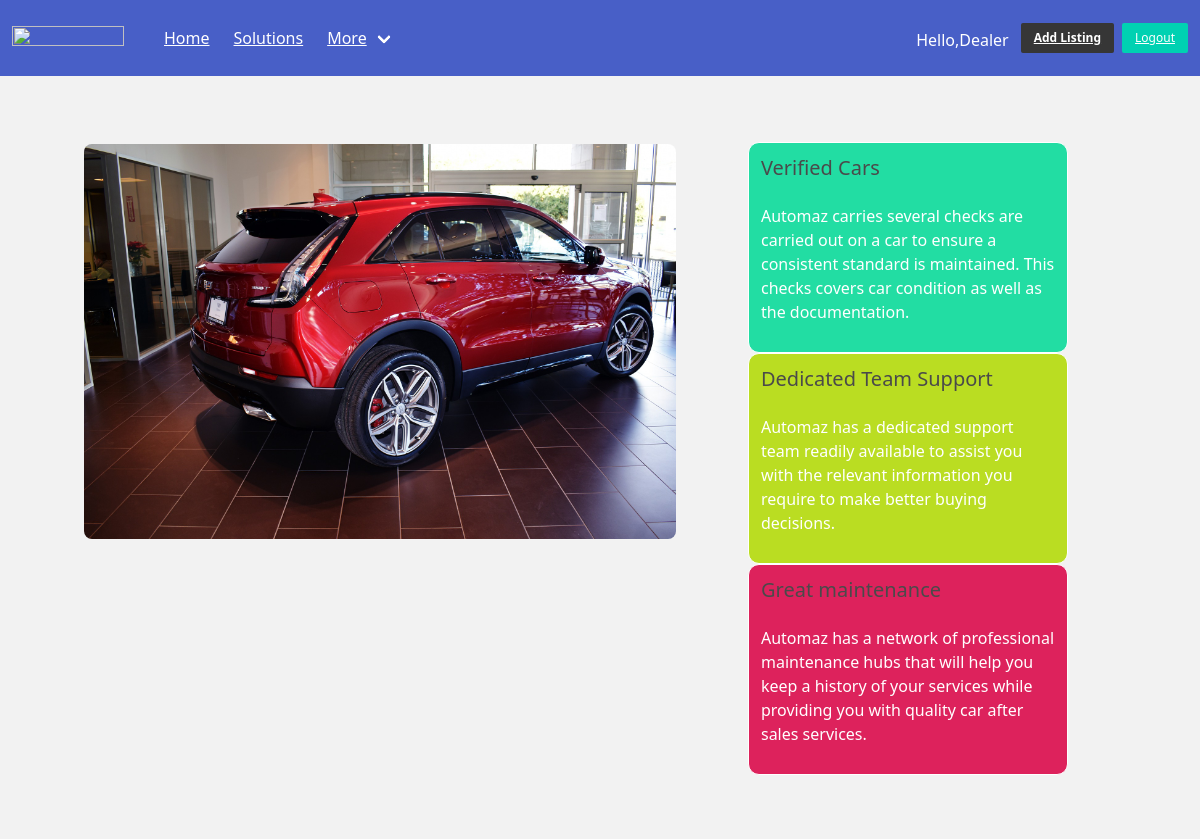
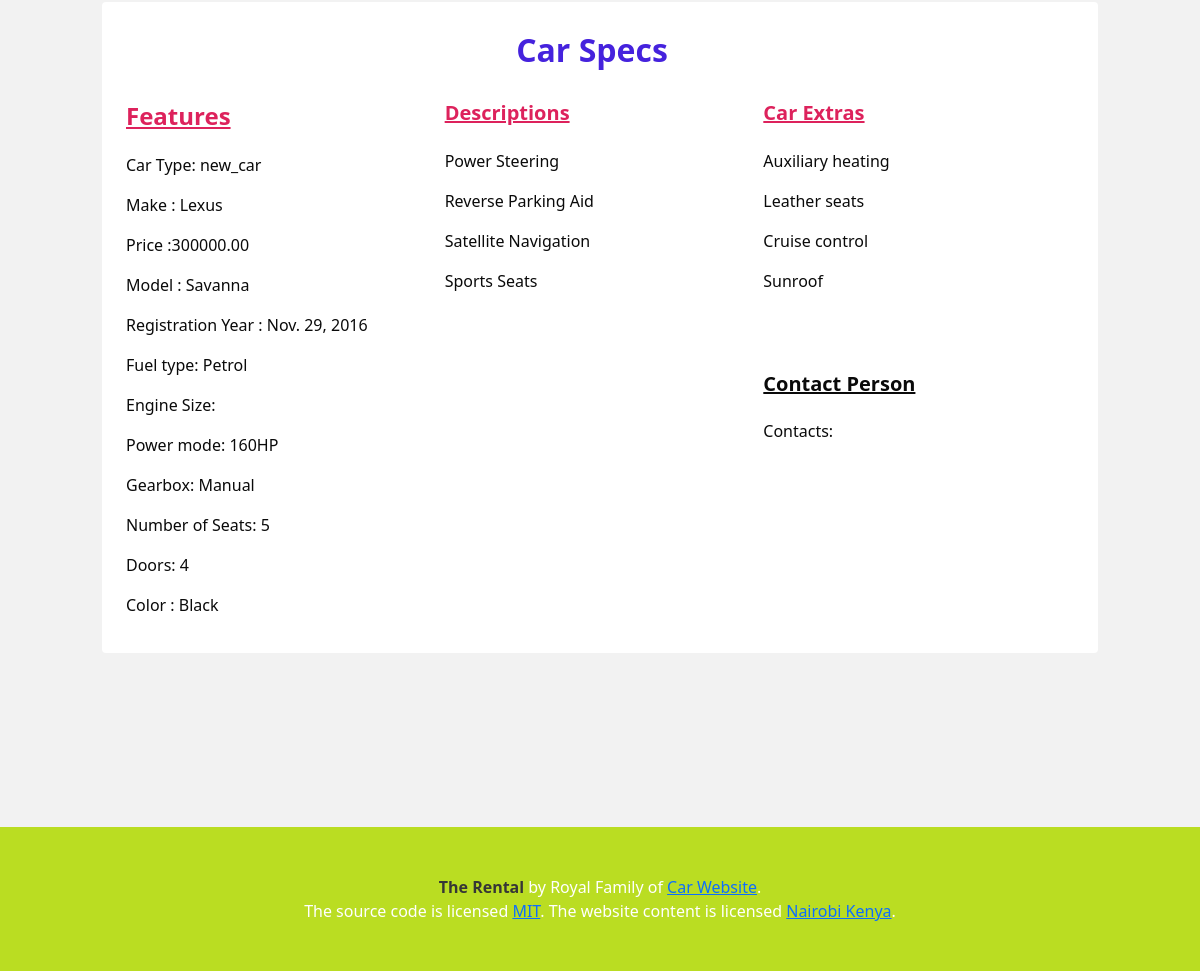
Page /cars/car/1 (signed in) on the committed database (2 pictures, top to bottom).
### accounts/models.py (models this page shows, shortened)
class CustomUser(AbstractUser):
    email = models.EmailField(_('email_address'), unique=True)

### car_fleet/models.py (models this page shows, shortened)
class Car(models.Model):
    custom_user = models.ForeignKey(CustomUser, on_delete=models.CASCADE)
    car_image = models.ImageField(upload_to ='motors', default='race.jpg')
    car_category = models.ForeignKey(Category, null=True, on_delete=models.CASCADE)
    make = models.CharField(max_length=255, choices=CAR_MAKES)
    price = models.DecimalField(max_digits=10,decimal_places=2)
    model_type = models.CharField(max_length= 255, choices=CAR_MANUFACTURER)
    release_year = models.DateField(null=True)
    fuel = models.CharField(max_length=255)
    engine_mode_size = models.CharField(max_length=255)
    power = models.CharField(max_length=255)
    gearbox = models.CharField(max_length=255)
    number_of_seats = models.IntegerField()
    doors = models.IntegerField()
    color = models.CharField(max_length=255)
    description = models.ManyToManyField(Description)
    extra =  models.ManyToManyField(CarExtra)
    slug = models.SlugField(null=True)
    contact = models.ForeignKey(Contact,on_delete=models.CASCADE, null=True)
    class Meta:
        ordering = ["-make"]

class Category(models.Model):
    name = models.CharField(max_length=255, choices=CAR_CATEGORY, default='used_car')
    slug = models.SlugField(null=True, unique= True)
    def __str__(self):
        return self.name

class Description(models.Model):
    desc_1 = models.CharField(max_length=255)
    desc_2 = models.CharField(max_length=255)
    desc_3 = models.CharField(max_length=255)
    desc_4 = models.CharField(max_length=255)
    desc_5 = models.CharField(max_length=255)

class CarExtra(models.Model):
    extra_1 = models.CharField(max_length= 30)
    extra_2 = models.CharField(max_length= 30)
    extra_3 = models.CharField(max_length= 30)
    extra_4 = models.CharField(max_length= 30)

### car_fleet/views.py (the view)
# urls.py: path('car/<int:pk>',CarDetailAccessView.as_view(), name='car'),
class CarDetailAccessView(LoginRequiredMixin, DetailView):
    model = Car
    template_name ='pages/car_detail.html'
    success_url = 'home'

### accounts/templates/pages/car_detail.html
{% extends 'main.html' %}
{% load humanize %}
{% block content %}
<section class='section is-medium'>
  <div class="container is-fullhd">
    <div class="columns">
      <div class="column is-7 is-mobile">
        <figure class="image">
          <img src ="{{object.car_image.url}}" style="border-radius:8px; heigth:50px; width:100%;" />
        </figure>
      </div>
      <div class="column is-auto">
        {% include 'search/extras.html' %}
      </div>
    </div>
  </div>
  <div class="container is-fullhd" style="padding:30px;">
    <div class="notification is-white">
      <h3 class="title is-3" style="text-align:center; padding:10px;color:#4522DD;">Car Specs</h3>
      <div class="columns">
      <div class="column is-4">
        <h4 class="title is-4" style="text-decoration:underline;color:#DD225C;">Features</h4>
        <p>Car Type: {{object.car_category}}</p>
          <p>Make : {{object.make}}</p>
          <p>Price :{{object.price}}</p>
          <p>Model : {{object.model_type}}</p>
          <p>Registration Year : {{object.release_year}}</p>
          <p>Fuel type: {{object.fuel}}</p>
          <p>Engine Size: {{object.engine_mode}}</p>
          <p>Power mode: {{object.power}}</p>
          <p>Gearbox: {{object.gearbox}}</p>
          <p>Number of Seats: {{object.number_of_seats}}</p>
          <p>Doors: {{object.doors}}</p>
          <p>Color : {{object.color}}</p>
      </div>
      <div class="column is-4">
        <h5 class="title is-5" style="text-decoration:underline;color:#DD225C;">Descriptions</h5>
        {% for e in object.description.all %}
           <p>{{e.desc_1}}</p>
           <p>{{e.desc_2}}</p>
           <p>{{e.desc_3}}</p>
           <p>{{e.desc_4}}</p>
          {% endfor%}
      </div>
      <div class="column is-4">
        <h4 class="title is-5" style="text-decoration:underline;color:#DD225C;">Car Extras</h4>
        {% for extras in object.extra.all %}
            <p>{{extras.extra_1}}</p>
            <p>{{extras.extra_2}}</p>
            <p>{{extras.extra_3}}</p>
            <p>{{extras.extra_4}}</p>
          {% endfor%}
          <h4 class="title is-5" style="text-decoration:underline;margin-top:80px;">Contact Person</h4>
           <p>Contacts:{{contacts}}</p>
      </div>
    </div>
  </div>
</section>
{% endblock content %}

### accounts/templates/main.html (shortened to what this page needs)
<!DOCTYPE html>
<html>
    <head>
        <link rel="stylesheet" href="https://cdn.jsdelivr.net/npm/bulma@0.9.4/css/bulma.min.css">
        <link href="https://cdn.jsdelivr.net/npm/bootstrap@5.0.2/dist/css/bootstrap.min.css" rel="stylesheet">
    </head>
<body style="background-color:#f2f2f2;">
        {% include 'partials/header.html' %}
        {% block content %}
        {% endblock%}
        {% include 'partials/footer.html' %}
    </body>
</html>

### accounts/templates/partials/header.html (shortened to what this page needs)
<nav class="navbar is-link is-fixed-top" role="navigation" aria-label="main navigation">
  <div class="navbar-brand">
    <a class="navbar-item" href="{% url 'car_fleet:home' %}">
      <img src="https://bulma.io/images/bulma-logo.png" width="112" height="28">
    </a>
  </div>
  <div id="navbarBasicExample" class="navbar-menu">
    <div class="navbar-start">
      <a class="navbar-item" href="{% url 'car_fleet:home' %}">
        Home
      </a>
      <a class="navbar-item">
        Solutions
      </a>
      <div class="navbar-item has-dropdown is-hoverable">
        <a class="navbar-link">
          More
        </a>
      </div>
    </div>
    <div class="navbar-end">
      {% if user.is_authenticated %}
      <p style="text-align:center;margin-top:20px;">Hello,{{request.user.username }}</p>
      {% endif%}
      <div class="navbar-item">
        <div class="buttons">
          <a class="button is-dark is-small" href="{% url 'accounts:register' %}">
            <strong>Add Listing</strong>
          </a>
          <a class="button is-primary is-small" href="{% url 'accounts:sign_out' %}">
          Logout
          </a>
        </div>
      </div>
    </div>
  </div>
</nav>

### accounts/templates/search/extras.html
 <section class='section'>
    <div class="container is-fullhd">
        <div class="columns" style="margin-top:-50px;">
            <div class="column is-mobile" style="border:solid 1px; background-color:#22DDA3;border-radius:11px;color:#fff;">
                <h3 class="subtitle is-5">Verified Cars</h3>
                <p>Automaz carries several checks are carried out on a car to ensure a consistent standard is maintained. This checks covers car condition as well as the documentation.</p>
            </div>
        </div>
        <div class="columns">
            <div class="column" style="border:solid 1px; background-color:#BADD22;border-radius:11px;color:#fff;">
                <h3 class="subtitle is-5">Dedicated Team Support</h3>
                <p>Automaz has a dedicated support team readily available to assist you with the relevant information you require to make better buying decisions.</p>
            </div>
        </div>
        <div class="columns">
            <div class="column" style="border:solid 1px; background-color:#DD225C;border-radius:11px;color:#fff;">
                <h3 class="subtitle is-5">Great maintenance</h3>
                <p>Automaz has a network of professional maintenance hubs that will help you keep a history of your services while providing you with quality car after sales services.</p>
            </div>
        </div>
    </div>
 </section>

### accounts/templates/partials/footer.html (shortened to what this page needs)
<footer class="footer" style="background-color:#BADD22; height:5px!important; text-align:center; color:#fff;">
  <div class="content has-text-centered">
    <p>
      <strong>The Rental</strong> by Royal Family of <a href="https://jgthms.com">Car Website</a>.<br/>The source code is licensed
      <a href="#">MIT</a>. The website content
      is licensed <a href="#">Nairobi Kenya</a>.
    </p>
  </div>
</footer>

### rows in the picture
CustomUser: user.username "Dealer"
Car: car_image (picture), car_category "new_car", make "Lexus", price "300000.00", model_type "Savanna", release_year "Nov. 29, 2016", fuel "Petrol", power "160HP", gearbox "Manual", number_of_seats "5", doors "4", color "Black"
Description: desc_1 "Power Steering", desc_2 "Reverse Parking Aid", desc_3 "Satellite Navigation", desc_4 "Sports Seats"
CarExtra: extra_1 "Auxiliary heating", extra_2 "Leather seats", extra_3 "Cruise control", extra_4 "Sunroof"
